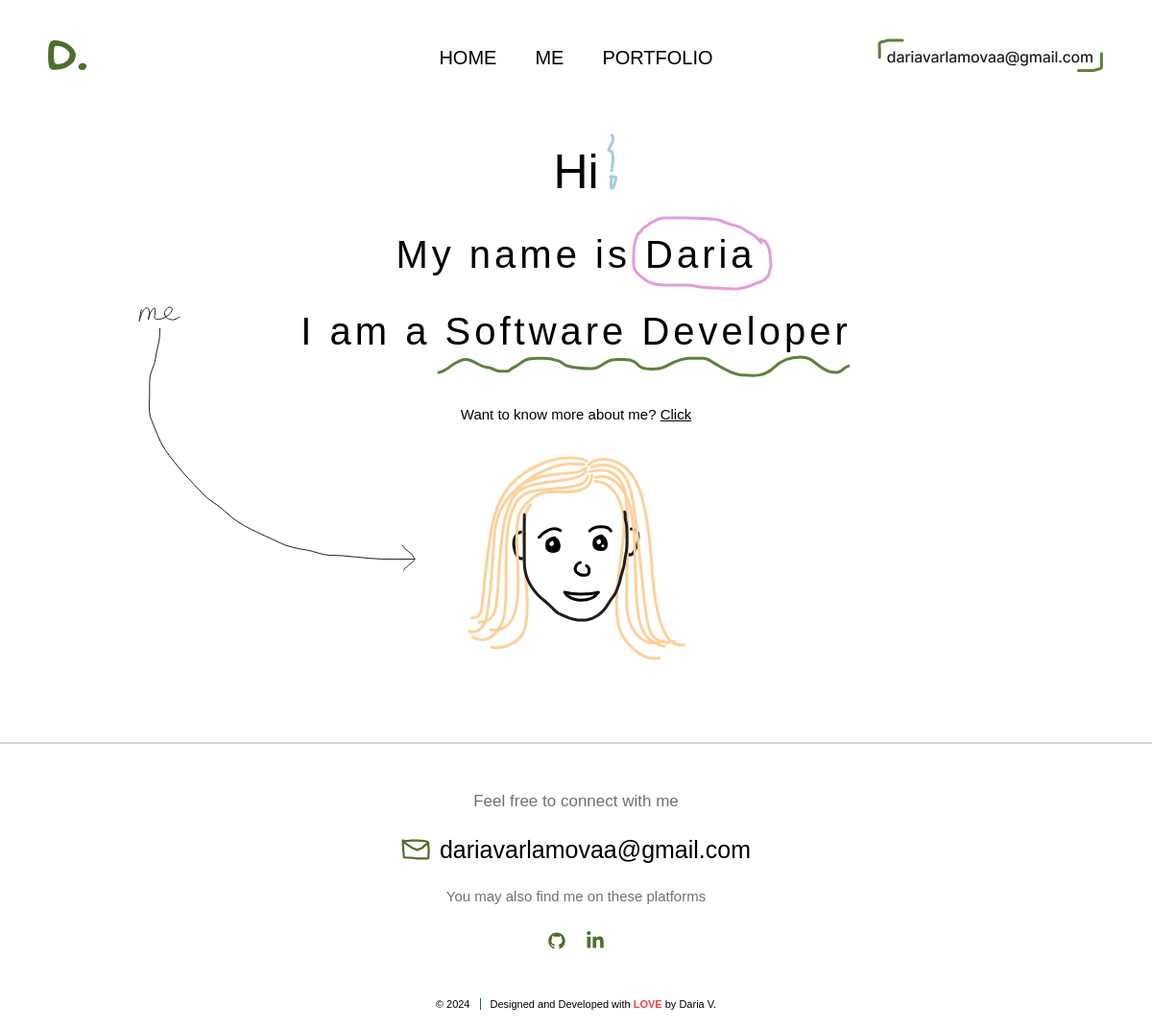
The page /home on the database its author committed.
### tables this page shows
CREATE TABLE menu(
id INTEGER PRIMARY KEY AUTOINCREMENT,
title TEXT NOT NULL,
url TEXT NOT NULL
);

### main.py (the view)
@app.route('/', methods=['GET'])
@app.route('/home')
def home():
    connection = connect_db()
    db = DataBase(connection)
    return render_template('home.html', title='home', menu=db.get_menu())

### Database.py (called while the page is built)
    def _get_objects(self, table, *args):
        try:
            columns = ', '.join(args)
            self.__cur.execute(f'SELECT {columns} FROM {table}')
            res = self.__cur.fetchall()
            if res:
                return res
        except IOError:
            print('Error while connecting to database')
        return []

    def get_menu(self):
        return self._get_objects('menu', 'title', 'url')

### main.py (called while the page is built)
def connect_db():
    con = sqlite3.connect(app.config['DATABASE'])
    con.row_factory = sqlite3.Row
    return con

### templates/home.html
{% extends 'base.html' %}
{% block css %}
<link rel="stylesheet" href="{{ url_for ('static', filename='css/home.css') }}">
{% endblock %}
{% block content%}
<section class="main-page">
    <div class="container">
        <div class="banner">
            <h1>Hi</h1>
            <img class="home-lines exclamation-mark" src="{{ url_for ('static', filename='images/exclamation_mark.svg') }}" alt="exclamation mark">
            <p>My name is Daria</p>
            <img class="home-lines circle" src="{{ url_for ('static', filename='images/circle.svg') }}" alt="circle">
            <p>I am a Software Developer</p>
            <img class="home-lines wavy-line" src="{{ url_for ('static', filename='images/wavy_line.svg') }}"
                 alt="wavy line">
            <a class="link-to-about" href="{{ url_for ('me') }}">Want to know more about me? <span class="click-button">Click</span></a>
            <div class="my-svg">
                <img class="me-line" src="{{ url_for ('static', filename='images/me-line.svg') }}" alt="me line">
                <img src="{{ url_for ('static', filename='images/me.svg') }}" alt="my svg">
            </div>
        </div>
    </div>
</section>
{% endblock content %}

### templates/base.html (shortened to what this page needs)
<!DOCTYPE html>
<html lang="en">
<head>
    <link href="{{ url_for('static', filename='css/base.css') }}" rel="stylesheet" type="text/css">
    {% block css %} {% endblock %}
</head>
<body>
{% block header %}
<header class="header-menu">
    <div class="header-container">
        <div class="logo">
            <a href="{{ url_for ('home') }}">
                <img src="{{ url_for ('static', filename='images/D.svg') }}" alt="logo">
            </a>
        </div>
        <div class="menu-nav">
            {% for m in menu %}
            <a class="menu-nav-item" href="{{ m.url }}">{{ m.title }}</a>
            {% endfor %}
        </div>
        <div class="mail-image">
            <a href="mailto: dariavarlamovaa@gmail.com"
               class="my-email"><img src="{{ url_for ('static', filename='images/my-mail.svg') }}" alt="mail"></a>
        </div>
    </div>
</header>
{% endblock header %}
<main>
    {% block content %}
    {% endblock content %}
</main>
<footer class="footer-nav">
    <div class="page-footer_wrapper container">
        <hr class="horizontal-line">
        <div class="next-steps">
            <p class="positive-sentence">Feel free to connect with me</p>
            <div class="mail-parts">
                <img src="{{ url_for ('static', filename='images/mail-box.svg') }}" alt="mail">
                <span class="mail"><a href="mailto: dariavarlamovaa@gmail.com" class="dev-email">dariavarlamovaa@gmail.com</a></span>
            </div>
            <p class="another-platforms">You may also find me on these platforms</p>
            <div class="footer-body">
                <ul class="footer-icons">
                    <li class="social-icon">
                        <a href="https://github.com/dariavarlamovaa" target="_blank"
                           rel="noopener noreferrer">
                        </a>
                    </li>
                    <li class="social-icon">
                        <a href="https://www.linkedin.com/in/dariavarlamovaa/"
                           target="_blank" rel="noopener noreferrer">
                        </a>
                    </li>
                </ul>
            </div>
        </div>
    </div>
    <div class="page-info">
        <div class="footer-copyright">
            <p>© 2024</p>
        </div>
        <div class="footer-designer-name">
            <p>Designed and Developed with <span class="red-word">LOVE</span> by Daria V.</p>
        </div>
    </div>
</footer>
</body>
</html>

### static/css/base.css (style rules this page uses)
html { height: 100%; }
body { min-height: 100vh; display: flex; flex-direction: column; font-family: "Helvetica", "Open-Sans", sans-serif; font-weight: 200; font-size: 20px; color: #000000; background-color: #FFFFFF; margin: 0; padding: 0; }
main { flex: 1; }
a { text-decoration: none; color: #000000 }
h1, h2, h3, p { margin: 0; }
li, ul { margin: 0; padding: 0; }
svg { vertical-align: middle; }
.container { max-width: 1240px; min-width: 280px; margin: 0 auto; box-sizing: border-box; }
.header-menu { width: 100%; display: flex; justify-content: center; }
.header-container { display: flex; align-items: center; justify-content: space-between; padding: 40px 50px; width: 100%; }
.logo { flex: 1; }
.logo img { max-width: 40px; }
.menu-nav { display: flex; justify-content: center; line-height: 0; flex: 2; }
.menu-nav-item { background: transparent; cursor: pointer; border: 0; padding: 0 20px; font-size: 20px; text-transform: uppercase; }
.mail-image { flex: 1; display: flex; justify-content: flex-end; }
.next-steps { display: flex; flex-direction: column; align-items: center; gap: 25px; padding-bottom: 30px; }
.positive-sentence { color: #707070; font-size: 17px; }
.dev-email { font-size: 25px; font-weight: 400; }
.mail-parts { display: flex; flex-direction: row; align-items: center; gap: 10px; }
.another-platforms { font-size: 15px; color: #707070; }
.footer-icons { list-style: none; display: flex; gap: 20px; padding: 0; }
.social-icon a { color: #1F598A; }
.page-info { display: flex; flex-wrap: wrap; justify-content: center; box-sizing: border-box; font-size: 11px; font-weight: 200; align-items: center; gap: 10px; padding: 20px 0; }
.footer-copyright { border-right: 1px solid #1F598A; padding-right: 10px; }
.red-word { color: #EF2424DD; font-weight: 600; }
.horizontal-line { border: 0.1px solid #d3d3d3; margin-top: 50px; margin-bottom: 50px; }

### static/css/home.css (style rules this page uses)
.banner { display: flex; text-align: center; justify-content: center; flex-direction: column; gap: 35px; align-items: center; padding-top: 30px; position: relative; max-width: 600px; margin: 0 auto; }
.banner h1 { font-size: 50px; font-weight: 200; }
.banner p { font-size: 40px; letter-spacing: 4px; }
.home-lines { position: absolute; }
.exclamation-mark { top: 19px; right: 256px; }
.circle { top: 105px; right: 95px; }
.wavy-line { top: 250px; right: 14px; }
.link-to-about { padding-top: 20px; font-size: 15px; }
.click-button { text-decoration: underline; }
.my-svg { position: relative; margin-bottom: 30px; }
.me-line { max-width: 300px; position: absolute; left: -343px; top: -160px; }

### rows shown on the page
menu: title "HOME"
menu: title "ME"
menu: title "PORTFOLIO"
